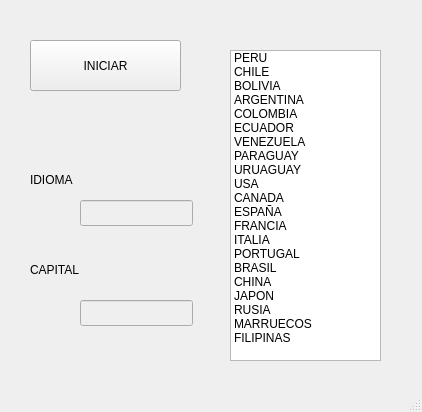
<?xml version="1.0" encoding="UTF-8"?>
<ui version="4.0">
 <class>Ventana</class>
 <widget class="QMainWindow" name="Ventana">
  <property name="geometry">
   <rect>
    <x>0</x>
    <y>0</y>
    <width>422</width>
    <height>412</height>
   </rect>
  </property>
  <property name="windowTitle">
   <string>Ventana</string>
  </property>
  <property name="animated">
   <bool>false</bool>
  </property>
  <widget class="QWidget" name="centralwidget">
   <widget class="QPushButton" name="boton">
    <property name="geometry">
     <rect>
      <x>30</x>
      <y>40</y>
      <width>151</width>
      <height>51</height>
     </rect>
    </property>
    <property name="text">
     <string>INICIAR</string>
    </property>
   </widget>
   <widget class="QListWidget" name="lista">
    <property name="geometry">
     <rect>
      <x>230</x>
      <y>50</y>
      <width>151</width>
      <height>311</height>
     </rect>
    </property>
    <item>
     <property name="text">
      <string>PERU</string>
     </property>
    </item>
    <item>
     <property name="text">
      <string>CHILE</string>
     </property>
    </item>
    <item>
     <property name="text">
      <string>BOLIVIA</string>
     </property>
    </item>
    <item>
     <property name="text">
      <string>ARGENTINA</string>
     </property>
    </item>
    <item>
     <property name="text">
      <string>COLOMBIA</string>
     </property>
    </item>
    <item>
     <property name="text">
      <string>ECUADOR</string>
     </property>
    </item>
    <item>
     <property name="text">
      <string>VENEZUELA</string>
     </property>
    </item>
    <item>
     <property name="text">
      <string>PARAGUAY</string>
     </property>
    </item>
    <item>
     <property name="text">
      <string>URUAGUAY</string>
     </property>
    </item>
    <item>
     <property name="text">
      <string>USA</string>
     </property>
    </item>
    <item>
     <property name="text">
      <string>CANADA</string>
     </property>
    </item>
    <item>
     <property name="text">
      <string>ESPAÑA</string>
     </property>
    </item>
    <item>
     <property name="text">
      <string>FRANCIA</string>
     </property>
    </item>
    <item>
     <property name="text">
      <string>ITALIA</string>
     </property>
    </item>
    <item>
     <property name="text">
      <string>PORTUGAL</string>
     </property>
    </item>
    <item>
     <property name="text">
      <string>BRASIL</string>
     </property>
    </item>
    <item>
     <property name="text">
      <string>CHINA</string>
     </property>
    </item>
    <item>
     <property name="text">
      <string>JAPON</string>
     </property>
    </item>
    <item>
     <property name="text">
      <string>RUSIA</string>
     </property>
    </item>
    <item>
     <property name="text">
      <string>MARRUECOS</string>
     </property>
    </item>
    <item>
     <property name="text">
      <string>FILIPINAS</string>
     </property>
    </item>
   </widget>
   <widget class="QLabel" name="label">
    <property name="geometry">
     <rect>
      <x>30</x>
      <y>170</y>
      <width>63</width>
      <height>20</height>
     </rect>
    </property>
    <property name="text">
     <string>IDIOMA</string>
    </property>
   </widget>
   <widget class="QLabel" name="label_2">
    <property name="enabled">
     <bool>true</bool>
    </property>
    <property name="geometry">
     <rect>
      <x>30</x>
      <y>260</y>
      <width>63</width>
      <height>20</height>
     </rect>
    </property>
    <property name="text">
     <string>CAPITAL</string>
    </property>
   </widget>
   <widget class="QLineEdit" name="lineEdit">
    <property name="enabled">
     <bool>false</bool>
    </property>
    <property name="geometry">
     <rect>
      <x>80</x>
      <y>200</y>
      <width>113</width>
      <height>26</height>
     </rect>
    </property>
    <property name="mouseTracking">
     <bool>false</bool>
    </property>
    <property name="readOnly">
     <bool>true</bool>
    </property>
   </widget>
   <widget class="QLineEdit" name="lineEdit_2">
    <property name="enabled">
     <bool>false</bool>
    </property>
    <property name="geometry">
     <rect>
      <x>80</x>
      <y>300</y>
      <width>113</width>
      <height>26</height>
     </rect>
    </property>
    <property name="mouseTracking">
     <bool>false</bool>
    </property>
    <property name="readOnly">
     <bool>true</bool>
    </property>
   </widget>
  </widget>
  <widget class="QMenuBar" name="menubar">
   <property name="geometry">
    <rect>
     <x>0</x>
     <y>0</y>
     <width>422</width>
     <height>22</height>
    </rect>
   </property>
  </widget>
  <widget class="QStatusBar" name="statusbar"/>
 </widget>
 <resources/>
 <connections/>
</ui>
